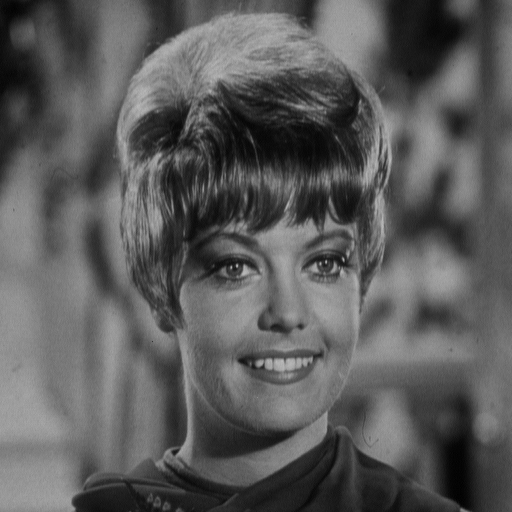
%> input picture HW#2/zelda.pgm, 512 x 512 px
$ octave hw2_KwonJoonWoo.m   (GNU Octave 9; MATLAB toolbox functions it lacks are replaced by stand-ins)
%> lines starting %> are read from the running program, lines starting %| are printed output that depends on the picture; in (x1, y1, x2, y2) boxes, pixels count from 0 and x2, y2 are one past the last pixel; in counts of white or black regions, pixels touching at a corner belong together; the program's own positions count from 1
% read the PGM image into MATLAB
clear; close all;
name='zelda.pgm';
x=imread(name);
%> x is the input picture: size 512x512 uint8; min 0, max 187, mean 91.2
whos x

% display the image
figure('Name','The Original'), imshow(x,[]); % use >help imshow to find out the option '[]'
title("The Original Picture");

% apply thresholding at 128
% 128 is the half of 256 pixels so the thresholding value is 0.5
value = 128/256;
y= imbinarize(x,value);
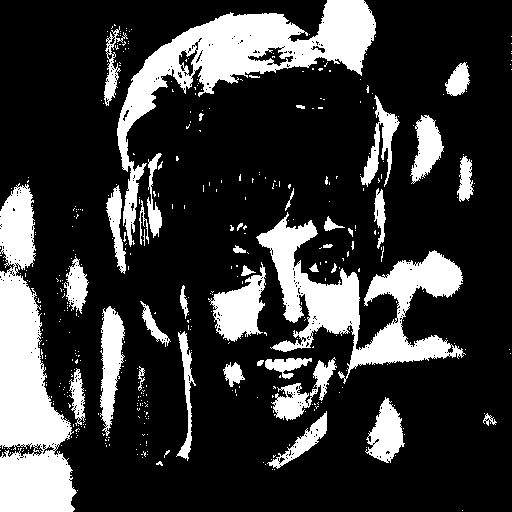
%> y: size 512x512 logical; 22.2% white; 434 white regions (393 under 20 px), largest, box (x1, y1, x2, y2) and area: (0, 183, 77, 512) 14382, (117, 0, 376, 247) 13466, (256, 212, 466, 384) 11442
figure('Name','Thresholding @ 128'), imshow(y,[])
title("Thresholding @ 128");

% Also, if you use graythresh function, you can easily
% find the thresholding value for the image.
t = graythresh(x);
%> t = 0.345
z = imbinarize(x,t);
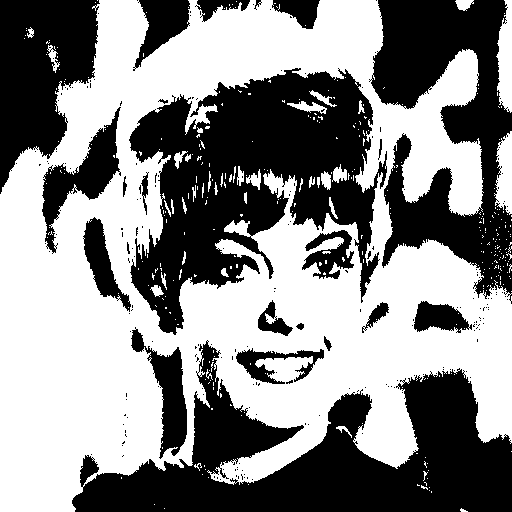
%> z: size 512x512 logical; 54.1% white; 215 black regions (192 under 20 px), largest, box (x1, y1, x2, y2) and area: (129, 68, 387, 335) 35089, (72, 340, 512, 512) 34151, (369, 0, 512, 304) 22248
figure('Name','Thresholding using graythresh'), imshow(z,[]);
title("Thresholding using graythresh");

% negative as shown FIg 3.3 L = 256
y = 255 - x;
%> y: size 512x512 uint8
figure('Name','Negative Image : Method I design'), imshow(y,[]);
title("Negative Image : Method I design");

% or you can use imcomplement function
z = imcomplement(x);
figure('Name','Negative Image : imcomplement function'), imshow(z,[]);
title("Negative Image : imcomplement function");

% histogram equalization
help histeq
y= histeq(x);
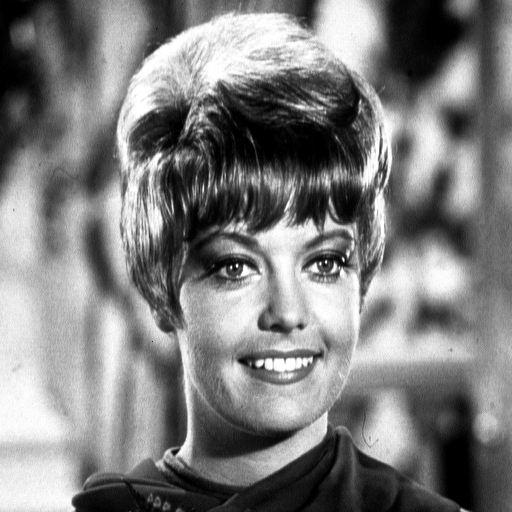
%> y: size 512x512 uint8; min 0, max 255, mean 126.3
figure('Name','Histogram equalization'), imshow(y,[]);
title("Histogram equalization");

% histogram matching
target_h = [1:128 128:-1:1];
figure, plot(target_h);
figure('Name','Histogram of target_h'), imhist(target_h/256);
%> after `imhist(target_h/256)`:
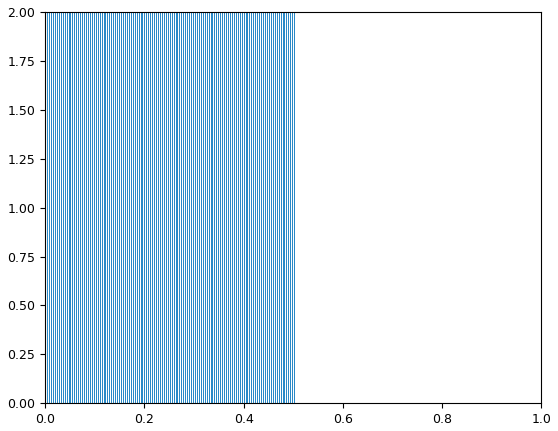
%> figure redrawn from the program's plot data; highest point at x = 0.00392, y = 2
y = imhistmatch(x,target_h/256);
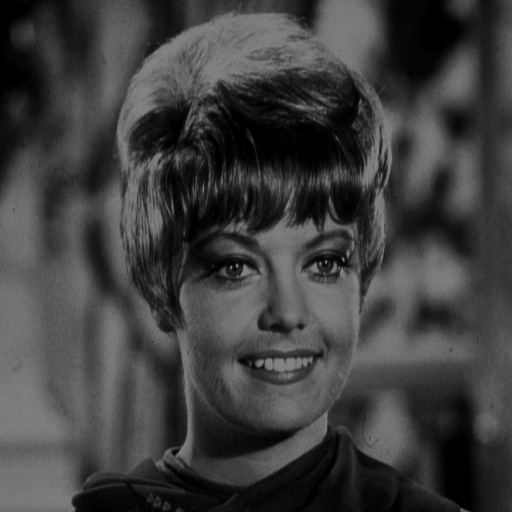
%> y: size 512x512 uint8; min 0, max 130, mean 62.6
figure('Name','Histogram Matching'), imshow(y,[]);
title("Histogram Matching");
figure('Name','Histogram of matching image'),imhist(y);
%> after `imhist(y)`:
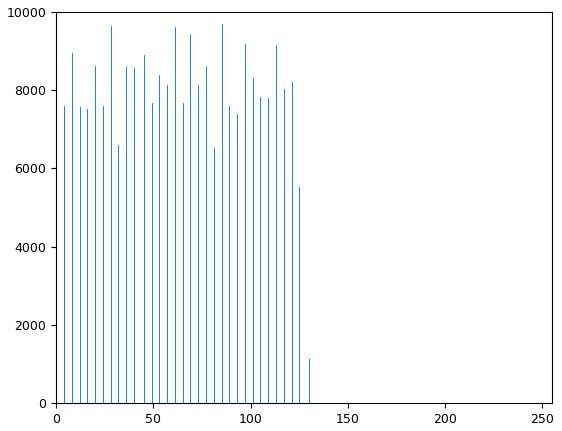
%> figure redrawn from the program's plot data; highest point at x = 85, y = 9681

% unsharp masking Eq 3.6-8
help filter2
h_avg = ones(3,3)/9;
x_avg = uint8(filter2(h_avg,x,'same'));
figure('Name','3x3 Average Filter'), imshow(x_avg);
title('3x3 Average Filter')
gmask = x-x_avg;
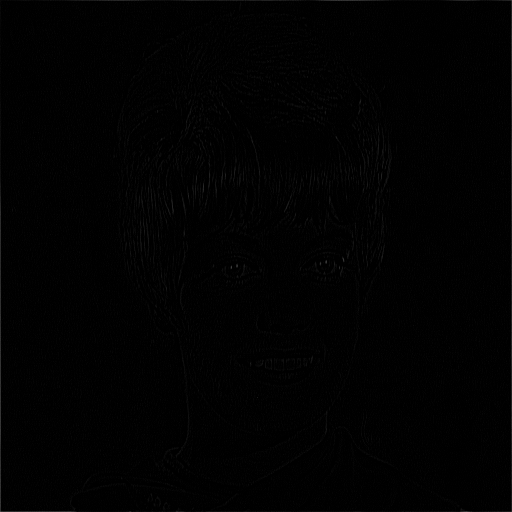
%> gmask: size 512x512 uint8; min 0, max 73, mean 1.4
figure('Name','Unsharp masking'), imshow(gmask,[]);
title('Unsharp masking');
new = x + gmask;
figure('Name','Final Image'), imshow(new,[]);
title('Final Image');
